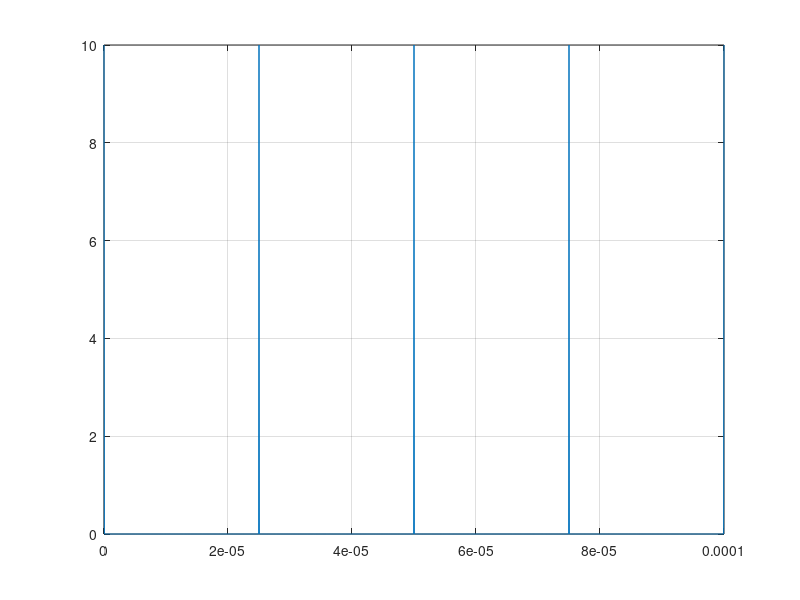
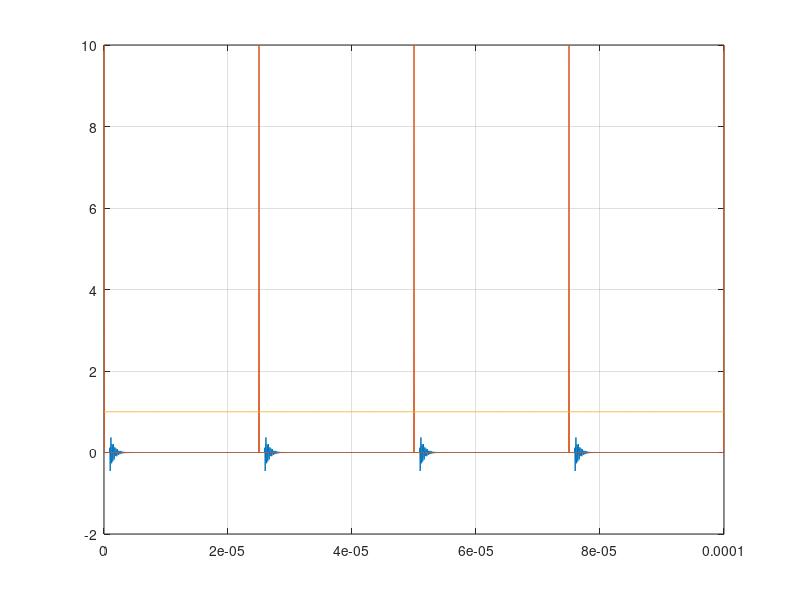

Write MATLAB code to recreate these figures, in order.
close all;
clear all; % clc;

format compact

% addpath('../LlrfLib/')
addpath('../../submodules/sysgen-dsp-lib/LlrfLib/')
% LLRF setup
axiClk = 156.25e6;
interleavedChannels = 12;

Fs     = 357e6;
Fadc   = Fs;
Ts     = 1/Fs;
Fproc  = 204e6;
Fsig   = Fproc/12;

configBase = hex2dec('800');
statusBase = hex2dec('0');
cav1p1_addr = 204;
cav1p2_addr = cav1p1_addr * 2;
cav2p1_addr = cav1p1_addr * 3;
cav2p2_addr = cav1p1_addr * 4;

fc = 2851.3e6;    % Cavity resonate freq
f_prl = 2856e6;   % PRL freq
b_rate = 0.04e6;  % Beam rate in Hz
b_ts   = 1/b_rate;
sig_ratio = Fsig/b_rate
num_shot = 4;

t_needed = b_ts * num_shot;

fs = fc*5.5;

% fc_if   = fc - flo;
% qcav_if = fc_if/bw;
% wcav_if = fc_if*2*pi;

wc = 2*pi*fc;
q  = 6000;        % Cavity Q
bw = fc/q;        % Cavity BW
fadc = 357e6;     % ADC sample clock
Tadc = 1/fadc;
t_puls_stop = 2.5e-5; % simulation set stop time for ring down
t_puls_gap  = 1e-5; % time gap between pulse
t_delay = 0.5e-6;   % Delaying the start of the pulse
flo = 2771e6;       % LO freq
t_start = 0;        % x axis start time
% t_stop  = 1e-4;     % x axis stop time
t_stop = (num_shot * (t_delay + t_puls_stop + t_puls_gap));

t_sig  = (0:(t_needed*Fsig))*(1/Fsig);
% t_puls = t_start:(1/fadc):(t_delay + t_puls_stop + t_puls_gap);
t_puls = (0:(t_delay + t_puls_stop + t_puls_gap)*fadc)*(1/fadc);
% adc_t = (t_start):(1/fadc):(t_stop);   % ADC CLK x axis
adc_t = (0:(length(t_puls)*num_shot-1))*(1/fadc);
% adc_t = (0:((t_stop*fadc)+(num_shot-1)))*(1/fadc);   % ADC CLK x axis
% t_trg = (t_start):(1/Fproc):(t_stop);
t_trg = (0:((t_stop*Fproc)+(num_shot-1)))*(1/Fproc);
% t_trg_seg = t_start:(1/Fproc):(t_delay + t_puls_stop + t_puls_gap);
t_trg_seg = (0:(t_delay + t_puls_stop + t_puls_gap)*Fproc)*(1/Fproc);


jitter_amt = 100e-12;
jitter_t = (t_start+jitter_amt):(1/fadc):(t_stop+jitter_amt);

trigger_sig = zeros(1, length(t_trg_seg));
trigger_sig(1,1:12) = 1e2;

sig_t_trg = zeros(1, length(t_sig));
sig_t_pul_t = ones(1,num_shot-1);
sig_t_trg(1,1) = 1e1;
for i=1:num_shot
    sig_t_pul_t(i+1) = find(t_sig == (i*b_ts));
    sig_t_trg(1,sig_t_pul_t(i+1)) = 1e1;    
end
sig_t_pul_t;
sig_t_pul_tic = sig_t_pul_t(2) - sig_t_pul_t(1);
figure()
plot(t_sig, sig_t_trg); grid on
% figure()
% plot(t_trg_seg, trigger_sig); grid on

f_if_prl = f_prl-flo;
SIM_PRL = cos((2*pi*(f_if_prl)*(adc_t)) + (0));   % Simplified PRL signal in the adc for simulink
sig_SIM_PRL = cos((2*pi*(f_if_prl)*(t_sig)) + (0));   % Simplified PRL signal in the adc for simulink

% Math representation of the IF cavity ring output 
f_if = fc - flo;
tau_if = 1/(2*pi*bw/2);
SIM_IF = cos(2*pi*f_if*(adc_t-t_delay));   % 80.278MHz ring
SIM_y_if = exp(-(adc_t-t_delay)/tau_if);   % Cavity exp decay
SIM_Ustep = (adc_t >= t_delay);            % Delaying the start
SIM_cav_ring_if = SIM_IF .* SIM_Ustep .* SIM_y_if;

sig_SIM_IF    = zeros(1, length(t_sig));
sig_SIM_y_if  = zeros(1, length(t_sig));
sig_SIM_Ustep = zeros(1, length(t_sig));
sig_SIM_cav_ring_if = zeros(1, length(t_sig));
sig_delay = 8*(1/Fsig);
tau_if = 1/(2*pi*bw/2);
for i = 1:(num_shot)
    sig_SIM_IF(sig_t_pul_t(i):sig_t_pul_t(i+1)-1)   = cos(2*pi*f_if*(t_sig(1:sig_t_pul_t(2)-1)-sig_delay));   % 80.278MHz ring
    sig_SIM_y_if(sig_t_pul_t(i):sig_t_pul_t(i+1)-1) = exp(-(t_sig(1:sig_t_pul_t(2)-1)-sig_delay)/tau_if);   % Cavity exp decay
    sig_SIM_Ustep(sig_t_pul_t(i):sig_t_pul_t(i+1)-1) = (t_sig(1:sig_t_pul_t(2)-1)-sig_delay >= sig_delay);            % Delaying the start
    sig_SIM_cav_ring_if(sig_t_pul_t(i):sig_t_pul_t(i+1)-1) = sig_SIM_IF(sig_t_pul_t(i):sig_t_pul_t(i+1)-1) .* ...
        sig_SIM_Ustep(sig_t_pul_t(i):sig_t_pul_t(i+1)-1) .* sig_SIM_y_if(sig_t_pul_t(i):sig_t_pul_t(i+1)-1);
end
figure()
plot(t_sig, sig_SIM_cav_ring_if); grid on; hold on
plot(t_sig, sig_t_trg);
plot(t_sig, sig_SIM_PRL); hold off


tSIM_IF = cos(2*pi*f_if*(t_puls-t_delay));   % 80.278MHz ring
tSIM_y_if = exp(-(t_puls-t_delay)/tau_if);   % Cavity exp decay
tSIM_Ustep = (t_puls >= t_delay);            % Delaying the start
tSIM_cav_ring_if = tSIM_IF .* tSIM_Ustep .* tSIM_y_if;
t_cav_test = tSIM_cav_ring_if;
% figure()
% plot(t_puls, t_cav_test); grid on;
trig_ary = trigger_sig;
for (i = 2:num_shot)
    t_cav_test = cat(2, t_cav_test, tSIM_cav_ring_if);
    trig_ary = cat(2, trig_ary, trigger_sig);
end
size(t_cav_test);
% figure()
% plot(adc_t, t_cav_test); grid on; hold on;
% plot(t_trg, trig_ary/(1e3)); hold off

SYS_PRL = [t_sig', sig_SIM_PRL'];
SYS_CAV = [t_sig', sig_SIM_cav_ring_if'];
SYS_TRG = [t_sig', sig_t_trg'];

% abs(f_if-f_if_prl);
% t_stop;

% figure()
% plot(adc_t, SIM_cav_ring_if);grid on; hold on;
% plot(adc_t, t_cav_test); hold off

% figure()
% plot(adc_t, SIM_PRL);grid on; hold on;
% plot(adc_t, t_cav_test); hold off
% 
% figure()
% plot(adc_t, SIM_cav_ring_if); grid on;
